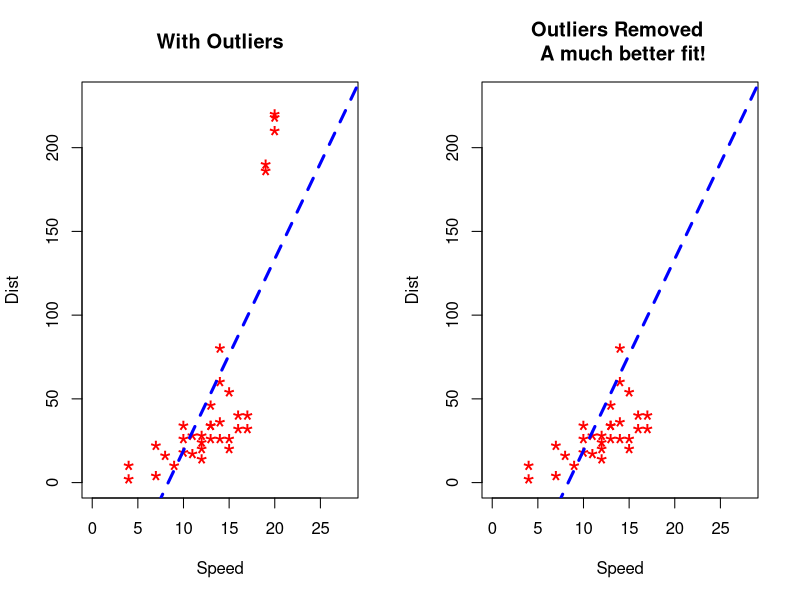

Generate this figure with R:
#Outlier Examples
#Cars Dataset built in Rstudio
#you need to load cars dataset first
cars
cars1 <- cars[1:30,]#first 30 rows of the original cars dataset
head(cars1)
#Now we will introduce some additional data points that are outliers
cars_outliers <- data.frame(speed=c(19,19,20,20,20), dist=c(190,186,210,220,218))#introduce outliers
head(cars_outliers)
cars2 <- rbind(cars1, cars_outliers)
head(cars2)
help(par)#set or query graphical parameters

par(mfrow=c(1,2))
plot(cars2$speed, cars2$dist, xlim = c(0,28), ylim = c(0,230), main = "With Outliers", xlab = "Speed", ylab = "Dist", pch="*", col = "red", cex=2)
abline(lm(dist~speed, data=cars2), col = "blue", lwd=3, lty=2)

#Plot of original data without outliers. Note the change in slope (angle) of the fit line
plot(cars1$speed, cars1$dist, xlim = c(0,28), ylim = c(0,230), main = "Outliers Removed \n A much better fit!", xlab = "Speed", ylab = "Dist", pch="*", col = "red", cex=2)
abline(lm(dist~speed, data=cars2), col = "blue", lwd=3, lty=2)
